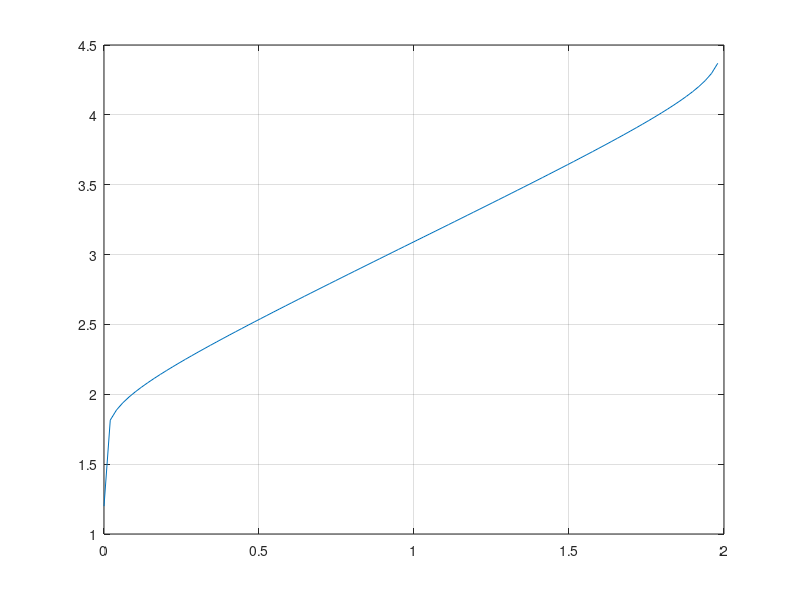

MATLAB code to generate this figure:
clc
clear
R = 8.314;
F = 96485.33289;
T = 333;
i = linspace(0,2);
% calculating the ohmic resestance %
L_B = 175e-4;
E_m = 14;
segma = 1.65;
r = 537/18;
gama = 20;
gama_0 = 1.8;
eta_B = gama/(gama+r);
eta_B0 = gama_0/(gama_0+r);
K_a = exp((-523000/R)*((1/T)-(1/298)));
Beta = ((gama+1)-sqrt(((gama+1)^2)-(4*gama*(1-(1/K_a)))))/(2*(1-(1/K_a)));
segma_B = ((eta_B-eta_B0).^1.5)*(349.8/(1+gama))*exp((-E_m/R)*((1/T)-(1/298)))*(1/182)*Beta;
eta_B = i*(L_B/segma_B);
% open  circuit voltage calculation %
V_0 = 1.229-(8.46e-4*(T-298));
% cathod overpotentiol %
B_c =.5;
v_c = -1;
i_c0 = 1e-3;
n_c = i/i_c0;
m_c = 1-(i/2);
eta_c = ((R*T)/(B_c*v_c*F)).*asinh(.5*(n_c./m_c));
% anode overpotential %
B_a =.5;
v_a = 3;
i_a0 = 5e-12;
n_a = i/i_a0;
m_a = 1-(i/2);
eta_a = ((R*T)/(B_a*v_a*F)).*asinh(.5*(n_a./m_a));
% overall potential
V = V_0 + eta_a - eta_c + eta_B;
plot(i,V)
grid on